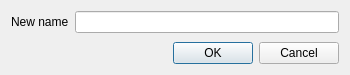
<?xml version="1.0" encoding="UTF-8"?>
<ui version="4.0">
 <class>DatabaseRenameDialog</class>
 <widget class="QDialog" name="DatabaseRenameDialog">
  <property name="geometry">
   <rect>
    <x>0</x>
    <y>0</y>
    <width>350</width>
    <height>75</height>
   </rect>
  </property>
  <property name="minimumSize">
   <size>
    <width>350</width>
    <height>0</height>
   </size>
  </property>
  <property name="windowTitle">
   <string>Rename database</string>
  </property>
  <layout class="QVBoxLayout" name="verticalLayout">
   <item>
    <widget class="QWidget" name="widget" native="true">
     <layout class="QFormLayout" name="formLayout">
      <property name="horizontalSpacing">
       <number>6</number>
      </property>
      <property name="margin">
       <number>0</number>
      </property>
      <item row="0" column="0">
       <widget class="QLabel" name="label">
        <property name="text">
         <string>New name</string>
        </property>
       </widget>
      </item>
      <item row="0" column="1">
       <widget class="QLineEdit" name="dbName"/>
      </item>
     </layout>
    </widget>
   </item>
   <item>
    <widget class="QDialogButtonBox" name="buttonBox">
     <property name="orientation">
      <enum>Qt::Horizontal</enum>
     </property>
     <property name="standardButtons">
      <set>QDialogButtonBox::Cancel|QDialogButtonBox::Ok</set>
     </property>
    </widget>
   </item>
  </layout>
 </widget>
 <resources/>
 <connections>
  <connection>
   <sender>buttonBox</sender>
   <signal>accepted()</signal>
   <receiver>DatabaseRenameDialog</receiver>
   <slot>accept()</slot>
   <hints>
    <hint type="sourcelabel">
     <x>248</x>
     <y>254</y>
    </hint>
    <hint type="destinationlabel">
     <x>157</x>
     <y>274</y>
    </hint>
   </hints>
  </connection>
  <connection>
   <sender>buttonBox</sender>
   <signal>rejected()</signal>
   <receiver>DatabaseRenameDialog</receiver>
   <slot>reject()</slot>
   <hints>
    <hint type="sourcelabel">
     <x>316</x>
     <y>260</y>
    </hint>
    <hint type="destinationlabel">
     <x>286</x>
     <y>274</y>
    </hint>
   </hints>
  </connection>
 </connections>
</ui>
